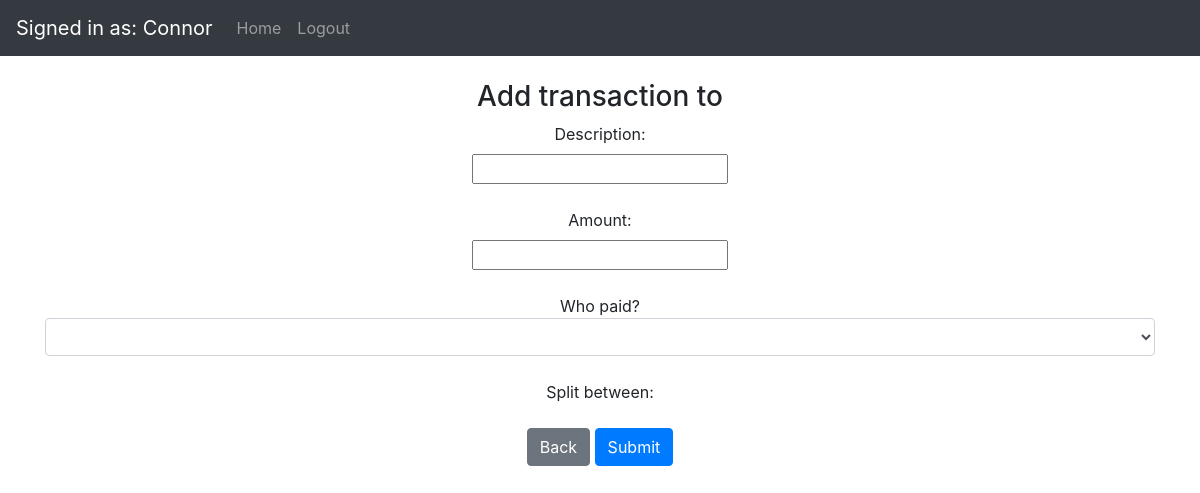
Before: /add-transaction?groupID=3 (signed in) with the older database file.
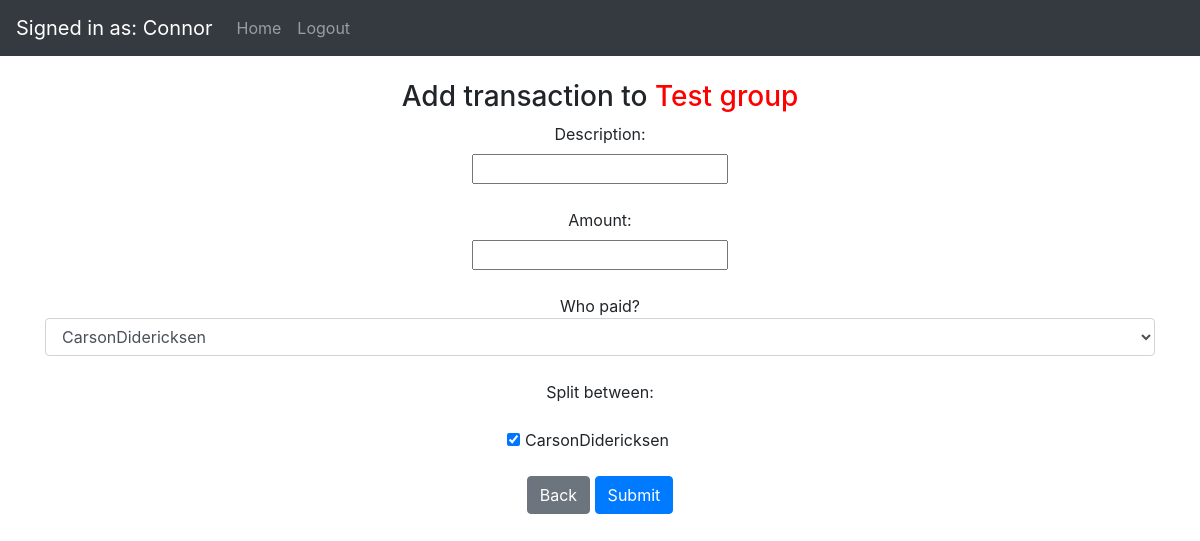
After: the same page with the newer database file.
### website/models.py (models this page shows, shortened)
class Group(db.Model):
    id = db.Column(db.Integer, primary_key=True)
    admin_id = db.Column(db.Integer)
    group_name = db.Column(db.String(30), nullable=False)
    date_created = db.Column(db.DateTime(timezone=True), default=func.now())
    transactions = db.relationship('Transaction')
    payments = db.relationship('Payment')

class User(db.Model, UserMixin):
    id = db.Column(db.Integer, primary_key=True)
    username = db.Column(db.String(200), nullable=False)
    email = db.Column(db.String(150), unique=True)
    password = db.Column(db.String(150))
    date_created = db.Column(db.DateTime(timezone=True), default=func.now())
    groups = db.relationship('Group', secondary=group_member, backref="members")
    transactions = db.relationship('Transaction', secondary=user_transaction, backref="members_included")

### website/views.py (the view, shortened to what this page needs)
@views.route('add-transaction', methods=["GET","POST"])
@login_required
def add_transaction():
    group_id = request.form.get('group_id')
    group = Group.query.filter_by(id=group_id).first()
    if request.method == "GET":
        group_id = request.args['groupID']
        group = Group.query.filter_by(id=group_id).first()
        return render_template('add_transaction.html', user=current_user, group=group)

### website/__init__.py (called while the page is built)
def create_app():
    app = Flask(__name__)
    app.config['SECRET_KEY'] = 'hjshjhdjah kjshkjdhjs'
    app.config['SQLALCHEMY_DATABASE_URI'] = 'sqlite:///marmo.db'
    db.init_app(app)
    from .views import views
    from .auth import auth
    app.register_blueprint(views, url_prefix='/')
    app.register_blueprint(auth, url_prefix='/')
    from .models import User
    create_database(app)
    login_manager = LoginManager()
    login_manager.login_view = 'auth.login'
    login_manager.init_app(app)
    login_manager.login_message = "You must be logged in to perform that action."
    @login_manager.user_loader
    def load_user(id):
        return User.query.get(int(id))
    return app

### website/templates/add_transaction.html (shortened to what this page needs)
{% extends "base.html" %} {% block title %}Home{% endblock %} {% block content %}
<br><h3 align="center">Add transaction to <span style="color: red;">{{ group.group_name }}</span></h3>
    <form method="post" action="http://127.0.0.1:5000/add-transaction" align="center">
        <label for="description">Description:</label><br>
        <input type="text" id="description" name="description"><br><br>
        <label for="amount">Amount:</label><br>
        <input type="number" id="amount" name="amount" step="0.01"><br><br>
        <span class="input-group-addon">Who paid?</span>
        <select name="payer_id" class="selectpicker form-control">
            {% for member in group.members %}
            <option value="{{ member.id }}">{{ member.username }}</option>
            {% endfor %}
        </select><br>
        <span class="input-group-addon">Split between:</span><br>
        <div class="form-check form-check-inline">
            {% for member in group.members %}
            <div class="form-check form-check-inline">
                <input class="form-check-input" type="checkbox" id="{{ member.id }}" value="{{ member.id }}" name="member_included" checked>
                <label class="form-check-label" for="{{ member.id }}">
                    {{ member.username }}{% if member.id == user.id %} (me){% endif %}
                </label>
            </div><br><br><br>
            {% endfor %}
        </div>
        <br><a class="btn btn-secondary" href="mygroup?groupID={{ group.id }}" role="button">Back</a>
        <button type="submit" class="btn btn-primary">Submit</button>
    </form><br>
{% endblock %}

Changed rows visible on the page:
added Group: group_name "Test group"
added User: username "CarsonDidericksen"
Other visible differences:
form field payer_id: (not shown) → "CarsonDidericksen"
